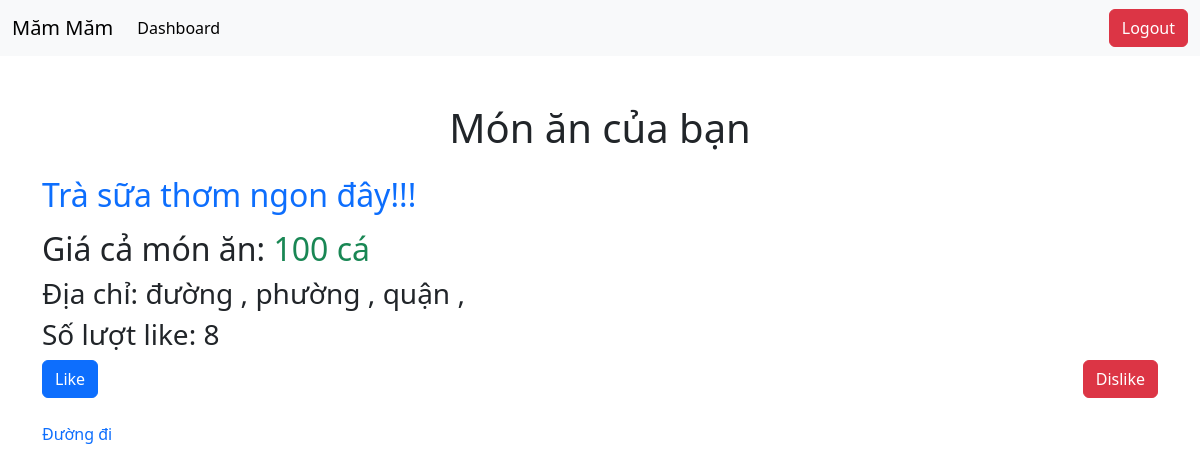
Page /dashboard/8 (signed in) on the committed database.
### myapp/models.py (models this page shows, shortened)
class Dish(models.Model):
    name = models.CharField(max_length=200)
    link = models.URLField(max_length=200)
    code = models.CharField(max_length=300)
    price = models.CharField(max_length=20)
    description = models.CharField(max_length=300)
    total_like = models.IntegerField(default=0)
    likers = models.ManyToManyField(User, blank=True)

### myapp/views.py (the view)
# urls.py: path("dashboard/<int:dish_id>", detail, name="detail"),
@login_required(login_url="login")
def detail(request, dish_id):
    dish = get_object_or_404(Dish, id=dish_id)
    address = dish.address
    msg = None
    if request.user.is_authenticated:
        if dish.likers.filter(id=request.user.id).exists():
            msg = "liked"
    if msg == None:
        if (request.GET.get('likebtn')):
            dish.total_like = F("total_like")+1
            dish.likers.add(request.user)
            dish.save()
            return HttpResponseRedirect(reverse("myapp:detail", args=(dish.id,)))
    else:
        if (request.GET.get('dislikebtn')):
            dish.total_like = F("total_like")-1
            dish.likers.remove(request.user)
            dish.save()
            return HttpResponseRedirect(reverse("myapp:detail", args=(dish.id,)))
    context = {
        "dish": dish,
        "address": address,
        "msg": msg
    }
    return render(request, "myapp/detail.html", context)

### myapp/templates/myapp/detail.html (shortened to what this page needs)
<!DOCTYPE html>
<html lang="en">
<head>
    <link href="https://cdn.jsdelivr.net/npm/bootstrap@5.3.3/dist/css/bootstrap.min.css" rel="stylesheet">
</head>
<body>
    <nav class="navbar navbar-expand-lg navbar-light bg-light">
        <div class="container-fluid">
          <a class="navbar-brand" href="{% url 'myapp:dashboard' %}">Măm Măm</a>
          <div class="collapse navbar-collapse" id="navbarNav">
            <ul class="navbar-nav me-auto">
              <li class="nav-item">
                <a class="nav-link active" aria-current="page" href="{% url 'myapp:dashboard' %}">Dashboard</a>
              </li>
            </ul>
            <div class="d-flex">
              <a href="{% url 'myapp:logout' %}" class="btn btn-danger">Logout</a>
            </div>
          </div>
        </div>
      </nav>
    <div class="container mt-5">
        <h1 class="text-center mb-4">Món ăn của bạn</h1>
        <div class="mb-3">
            <h2 class="text-primary">{{ dish.name }} thơm ngon đây!!!</h2>
        </div>
        <div>
            <div>
                <h2>Giá cả món ăn: <span class="text-success">{{ dish.price}} cá</span></h2>
                <h3>
                    Địa chỉ: đường {{ address.street }}, phường {{ address.ward }}, quận {{ address.district }}, {{ address.city }}
                </h3>
                <h3>Số lượt like: {{ dish.total_like }}</h3>
            </div>
        </div>
        <div class="d-flex justify-content-between mb-4">
            <form action="#" method="get">
                <input type="submit" value="Like" name="likebtn" class="btn btn-primary">
            </form>
            <form action="#" method="get">
                <input type="submit" value="Dislike" name="dislikebtn" class="btn btn-danger">
            </form>
        </div>
        <span class="badge rounded-pill"><a href="{%url 'myapp:map' dish.id%}" style="text-decoration: none;">Đường đi</a></span>
    </div>
</body>
</html>

### rows in the picture
Dish: name "Trà sữa", price "100", total_like "8"
